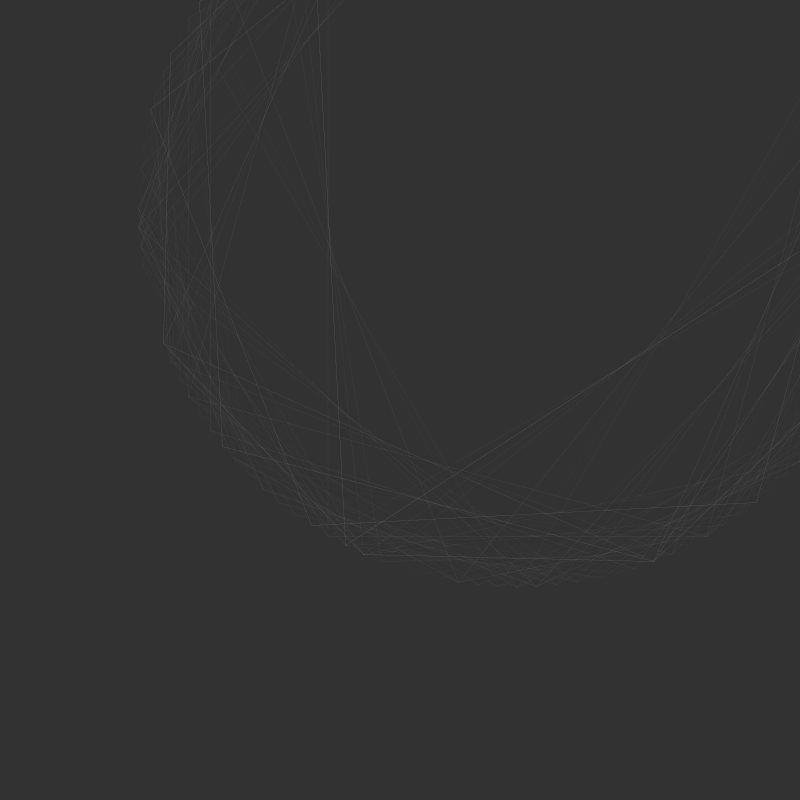
Frame 1 (no input)
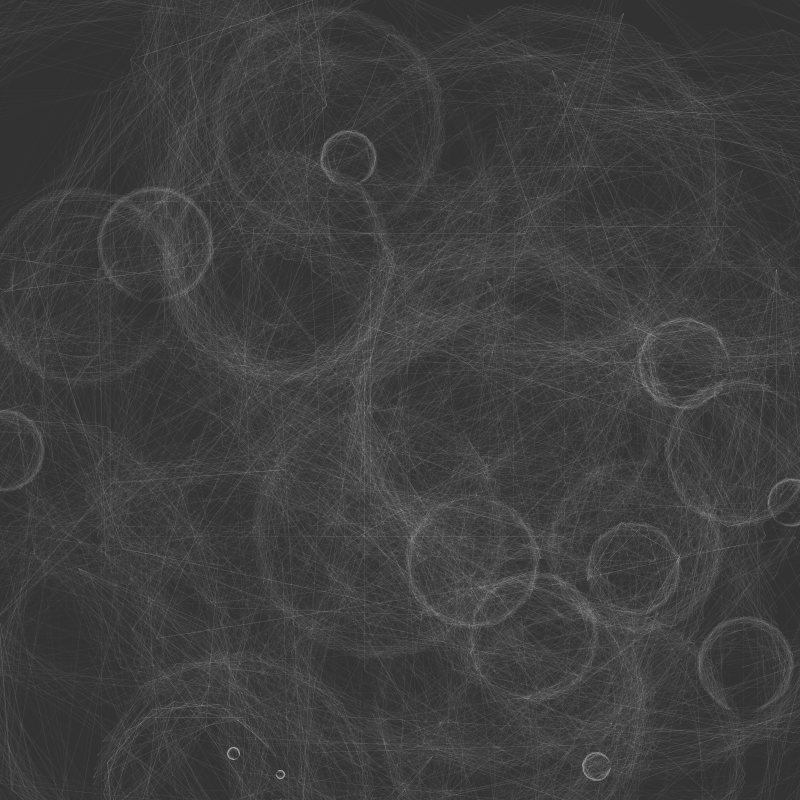
Frame 60 (the mouse pressed at the canvas centre just before this capture)
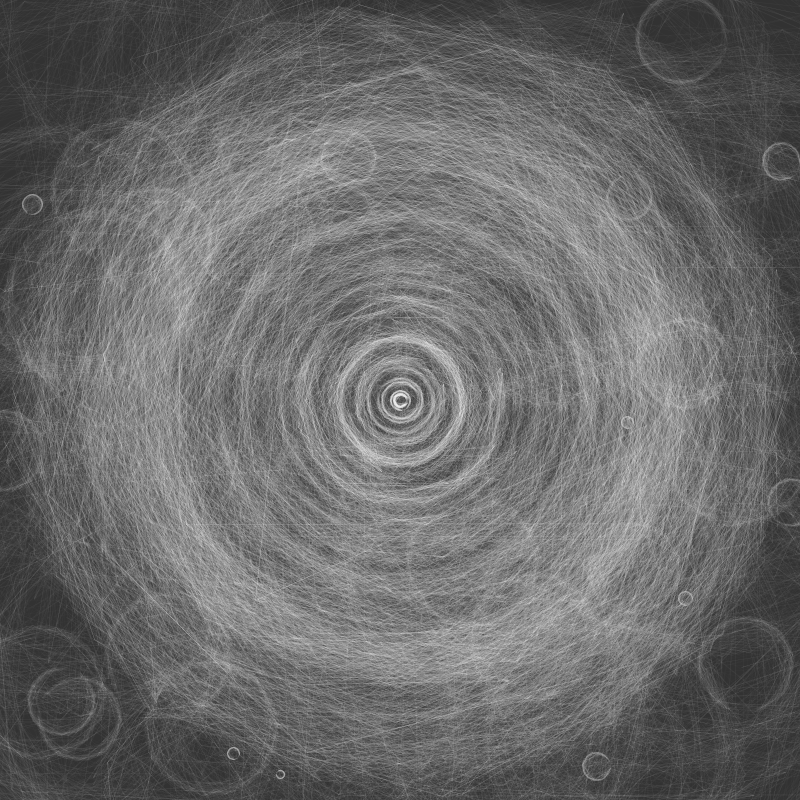
Frame 120 (the mouse held since frame 60 and released just before this capture)

The Processing sketch that drew these frames (run headless with seeded random() and noise(); from frame 60 on, the mouse is pressed at the canvas centre):

// Processing sketch: processing_23670
// ── processing_23670.pde

float x, y;
int angle = 0;
int[][] points = new int[100][3];

int radius = 300;
int rand; int polys;

void setup(){
  size(800,800);
  background(50);
  smooth(); //noStroke();
  frameRate(10);
}

void draw(){
  noFill(); //fill(250,2);
  strokeWeight(.25); stroke(250, 10);
  
for(int i = 0; i < polys; i++);{
 pushMatrix(); 
 translate(random(0,width), random(0,height)); 
 radius = int(random(5, 400));
  for(int j = 0; j < 100; j++){
    drawPoly(int(random(3,10)));
  }
  popMatrix();
}

if(mousePressed){
stroke(250, 25);
  pushMatrix();
  translate(width/2, height/2);
  for(int i = 0; i < 100; i++){
    drawPoly(int(random(3,10)));
  }
  popMatrix();
}

}

void drawPoly(int s){
   getPoints(s);
   beginShape();
   for(int i = 0; i < s; i++){
      vertex(points[i][1], points[i][2]);
    }
  endShape();
}
  

void getPoints(int ps){
  //get points
  int sides = ps;
  int step = 360/sides;
  for(int i = 0; i < sides; i++){
   points[i][1] = int(cos(radians(angle)) * radius);  // x
   points[i][2] = int(sin(radians(angle)) * radius);  // y
   angle+=step;
   println(points[i][1] + "," + points[i][2]);
  }
}
  
void keyPressed(){
  if(key == '='){
    radius+=2;
  }
  /**
  if(key == '-'){
    background(50);
    radius = radius - 2;
  }
  
  if(key == '/'){
    sides = sides - 1;
    getPoints();
  }
  
  if(key == '*'){
    sides++;
    getPoints();
  }**/
}
  
